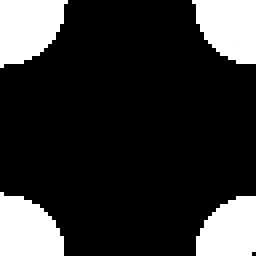
#> input picture bin/Release-windows-x86_64/controlGUI/s1_w64_h64_i0_b-0.300000_m0_k0/out.gif, 64 x 64 px (shown 4 times larger)
$ python -i makeGif.py   (imports and definitions only)
#> lines starting #> are read from the running program, lines starting #| are printed output that depends on the picture; after the words box and inside, x2 and y2 are one past the last pixel; in counts of white or black regions, pixels touching at a corner belong together
#Run this either from the folder:
#-- of a simulation run's data, passing NO EXTRA ARGUMENTS
#-- from which the simulation was called, passing the data directory's name as the only argument
#runner automatically calls this appropriately

#Uses "Pillow": you may need to "python3 -m pip install --upgrade Pillow" (or just "python", instead of "python3")
#More info on https://pillow.readthedocs.io/en/stable/installation.html
#Note the WARNING: "Pillow and PIL cannot co-exist in the same environment"

import glob
from PIL import Image
import sys

gifName = 'out.gif'

gifFrameDuration = 20
stride = 10
initialFramesWithoutJumping = 10

def pgmToColoredJpg(source_path, dest_path):
#> called with dest_path = 'out.png'
    im = Image.open(source_path)
#> im is the input picture: PIL image 64x64 P; min 0, max 255, mean 49.6
    im = im.convert("RGB")

    source = im.split()
    R, G, B = 0, 1, 2

    fullBlack = 0
    fullBlue = 18
    fullYellow = 128
    fullRed = 237
    fullWhite = 255

    maskFullBlack = source[R].point(lambda i: i <= fullBlack and 255)
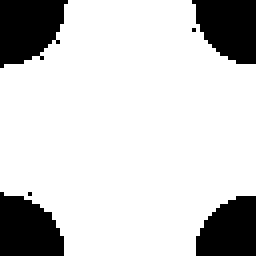
#> maskFullBlack: PIL image 64x64 L (shown 4 times larger); 80.4% white; 6 black regions (2 under 20 px), largest, box (x1, y1, x2, y2) and area: (0, 0, 17, 17) 218, (0, 48, 16, 64) 200, (48, 0, 64, 16) 199, (49, 49, 64, 64) 183
    maskBlackBlue = source[R].point(lambda i: i > fullBlack and i < fullBlue and 255)
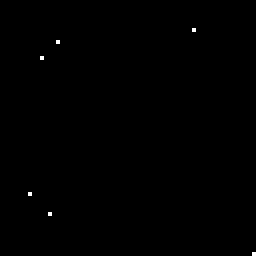
#> maskBlackBlue: PIL image 64x64 L (shown 4 times larger); 0.15% white in thin lines or dots, all inside (x1, y1, x2, y2) = (7, 7, 64, 64)
    maskBlueYellow = source[R].point(lambda i: i >= fullBlue and i < fullYellow and 255)
#> maskBlueYellow: PIL image 64x64 L; every value is 0
    maskYellowRed = source[R].point(lambda i: i >= fullYellow and i < fullRed and 255)
    maskRedWhite = source[R].point(lambda i: i >= fullRed and i < fullWhite and 255)
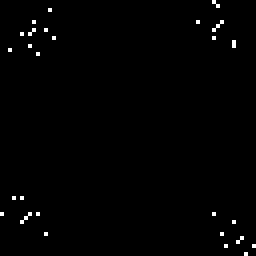
#> maskRedWhite: PIL image 64x64 L (shown 4 times larger); 0.85% white in thin lines or dots
    maskFullWhite = source[R].point(lambda i: i >= fullWhite and 255)
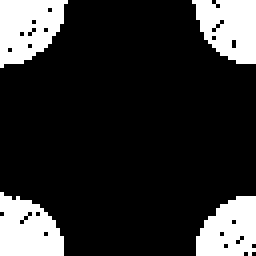
#> maskFullWhite: PIL image 64x64 L (shown 4 times larger); 18.6% white; 4 white regions, box (x1, y1, x2, y2) and area: (0, 0, 17, 17) 206, (0, 48, 16, 64) 191, (48, 0, 64, 16) 190, (49, 49, 64, 64) 174

    newBlack = source[R].point(lambda i: 0)

    newBlackBlue = source[B].point(lambda i: 255*(i - fullBlack)/(fullBlue - fullBlack))

    newBlueYellowBlue = source[B].point(lambda i: 255*(1-(i - fullBlue)/(fullYellow - fullBlue)))
#> newBlueYellowBlue: PIL image 64x64 L; 80.6% white; 4 black regions, box (x1, y1, x2, y2) and area: (0, 0, 17, 17) 216, (48, 0, 64, 16) 199, (0, 48, 16, 64) 199, (49, 49, 64, 64) 182
    newBlueYellowYellow = source[B].point(lambda i: 255*(i - fullBlue)/(fullYellow - fullBlue))

    newYellowRedGreen = source[B].point(lambda i: 255*(fullRed - i)/(fullRed - fullYellow))

    newRedWhiteGreenBlue = source[R].point(lambda i: 255*(i - fullRed)/(fullWhite - fullRed))

    newWhite = source[R].point(lambda i: 255)
#> newWhite: PIL image 64x64 L; every value is 255

    source[R].paste(newBlack, None, maskFullBlack)
    source[G].paste(newBlack, None, maskFullBlack)
    source[B].paste(newBlack, None, maskFullBlack)

    source[R].paste(newBlack, None, maskBlackBlue)
    source[G].paste(newBlack, None, maskBlackBlue)
    source[B].paste(newBlackBlue, None, maskBlackBlue)

    source[R].paste(newBlueYellowYellow, None, maskBlueYellow)
    source[G].paste(newBlueYellowYellow, None, maskBlueYellow)
    source[B].paste(newBlueYellowBlue, None, maskBlueYellow)

    source[R].paste(newWhite, None, maskYellowRed)
    source[G].paste(newYellowRedGreen, None, maskYellowRed)
    source[B].paste(newBlack, None, maskYellowRed)

    source[R].paste(newWhite, None, maskRedWhite)
    source[G].paste(newRedWhiteGreenBlue, None, maskRedWhite)
    source[B].paste(newRedWhiteGreenBlue, None, maskRedWhite)

    source[R].paste(newWhite, None, maskFullWhite)
    source[G].paste(newWhite, None, maskFullWhite)
    source[B].paste(newWhite, None, maskFullWhite)

    imNew = Image.merge(im.mode, source)

    imNew.save(dest_path, "JPEG", optimize=True, quality=100)

# [3 lines not run here, left out]

dataPath = ''
if len(sys.argv) == 2:
    dataPath = sys.argv[1] + '\\'

pgmPaths = glob.glob(dataPath + "*.pgm")
# [2 lines not run here, left out]

jpgPaths = sorted(glob.glob(dataPath + "*.jpg"), key = len)
images = []
frame = 0
# [9 lines not run here, left out]

>>> result = pgmToColoredJpg('../bin/Release-windows-x86_64/controlGUI/s1_w64_h64_i0_b-0.300000_m0_k0/out.gif', 'out.png')
